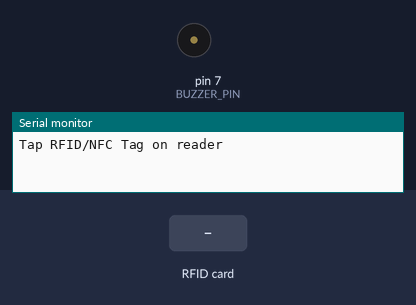
Simulated run of this sketch. Board: Arduino Uno, built with avr-gcc and run on an emulated ATmega328P. Parts: buzzer (waves = sounding, pin HIGH), the last lines printed to the serial monitor. The inputs (shaded band) are chosen by the test bench. Pins used as bus, display or sensor lines are not drawn.

Above: at 1.2 s.
1.3 s: RFID card 5E 7A 19 C4 held to the reader
At 1.4 s:
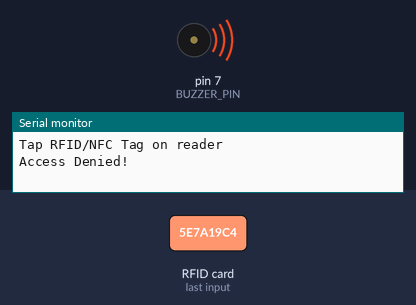
3.4 s: RFID card A3 66 73 FA held to the reader
At 3.51 s:
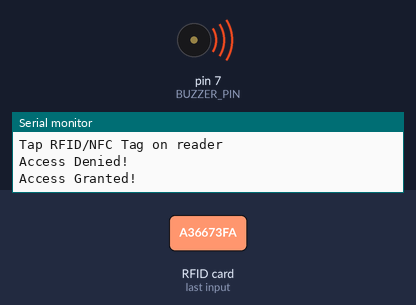
Timing chart, 0 to 6.4 s (numbered marks = the images above; inputs shaded):
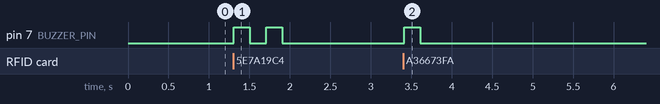

Measured:
- after the input at 1.3 s, pin 7 (BUZZER_PIN): alternates HIGH for 0.20 s and LOW for 0.20 s, 4 changes in all, then stays LOW, starting at once
- after the input at 3.4 s, pin 7 (BUZZER_PIN): LOW → HIGH at once, → LOW 0.20 s later

The sketch:

02_ReadCards.ino
```cpp
#include<SPI.h>
#include<MFRC522.h>

#define SS_PIN 10
#define RST_PIN 5
#define BUZZER_PIN 7

MFRC522 rfid(SS_PIN, RST_PIN);

const byte validCards[][4] = {
  {0xA3, 0x66, 0x73, 0xFA},
  {0XC3, 0x45, 0xDF, 0xFD}
};
const int numValidCards = sizeof(validCards)/sizeof(validCards[0]);

void setup() {
  Serial.begin(9600);
  SPI.begin();
  rfid.PCD_Init();
  pinMode(BUZZER_PIN, OUTPUT);

  Serial.println("Tap RFID/NFC Tag on reader");
}

void loop() {
  if (rfid.PICC_IsNewCardPresent() && rfid.PICC_ReadCardSerial()) {
    // Serial.print("UID: ");
    // for (int i = 0; i < rfid.uid.size; i++) {
    //   Serial.print(rfid.uid.uidByte[i] < 0x10 ? " 0" : " ");
    //   Serial.print(rfid.uid.uidByte[i], HEX);
    // }
    // Serial.println();

    if (isCardValid(rfid.uid.uidByte, rfid.uid.size)) {
      Serial.println("Access Granted!");
      beepBuzzer(1);
    } else {
      Serial.println("Access Denied!");
      beepBuzzer(2);
    }

    rfid.PICC_HaltA();
    rfid.PCD_StopCrypto1();
  }
}

bool isCardValid(byte *uid, byte size) {
  for (int i = 0; i < numValidCards; i++) {
    bool match = true;
    for (int j = 0; j < size; j++) {
      if(uid[j] != validCards[i][j]) {
        match = false;
        break;
      }
    }
    if(match) return true;
  }
  return false;
}

void beepBuzzer(int times) {
  for (int i = 0; i < times; i++) {
    digitalWrite(BUZZER_PIN, HIGH);
    delay(200);
    digitalWrite(BUZZER_PIN, LOW);
    delay(200);
  }
}
```
